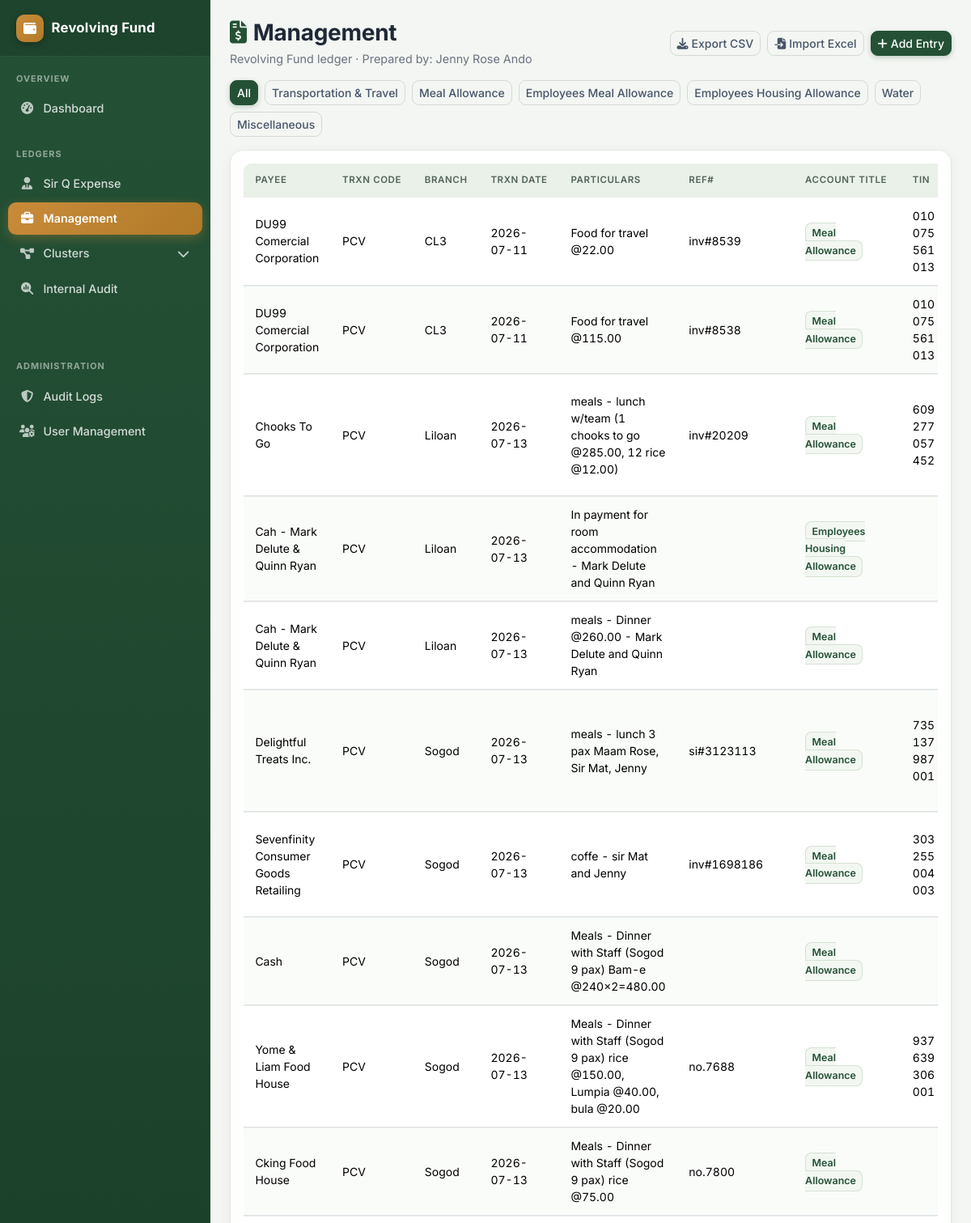
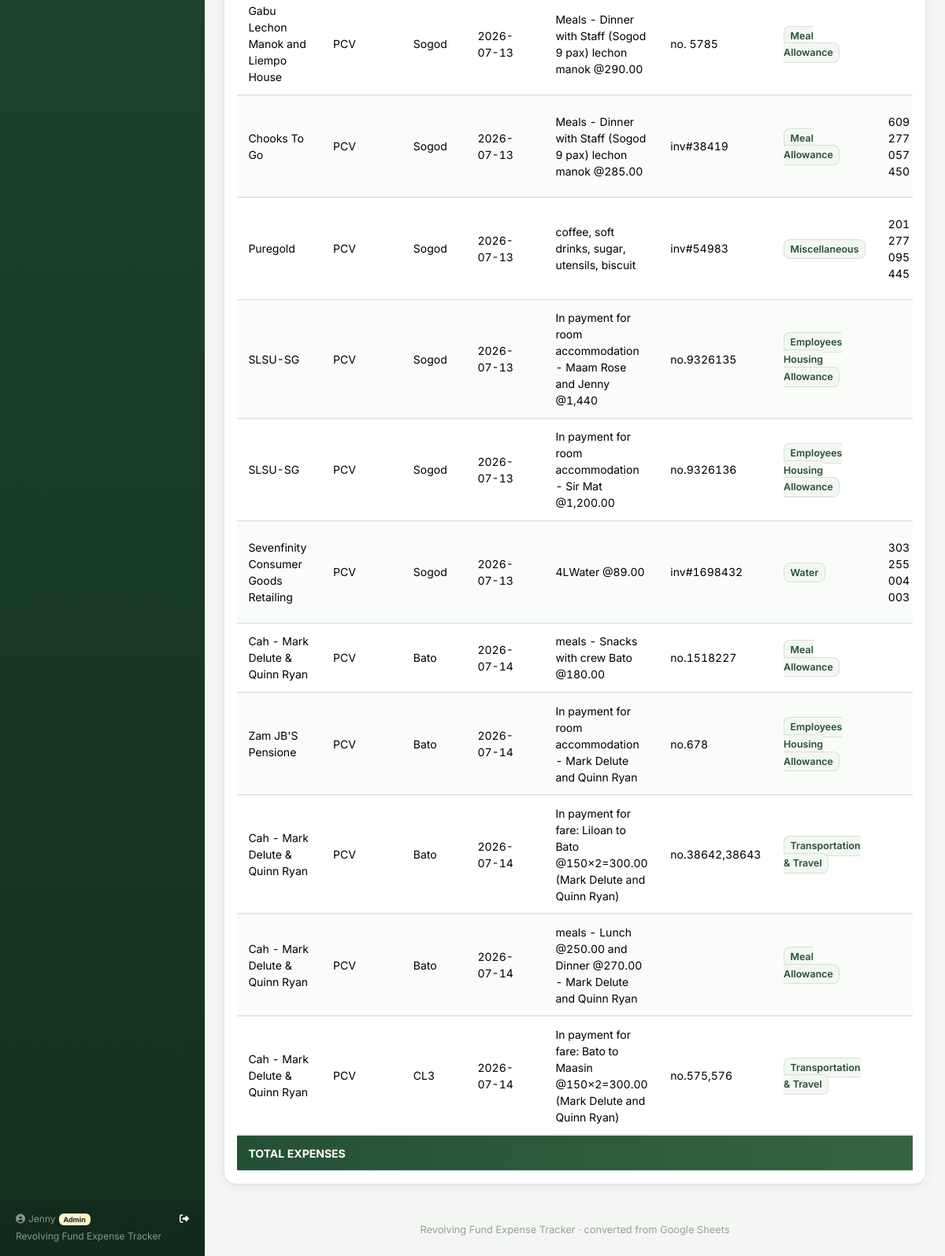
Page /unit/Management (signed in) on the earlier database version (2 pictures, top to bottom).
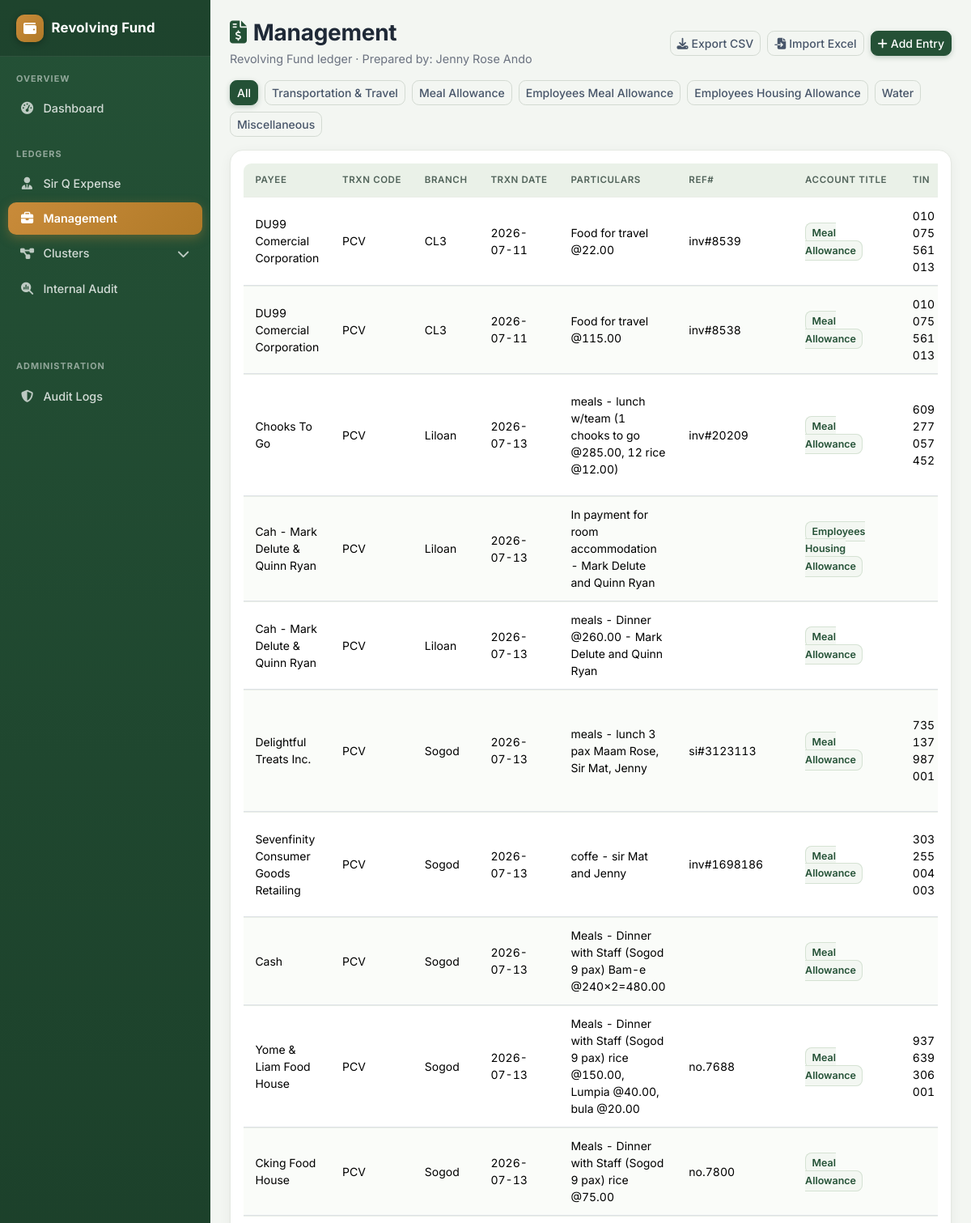
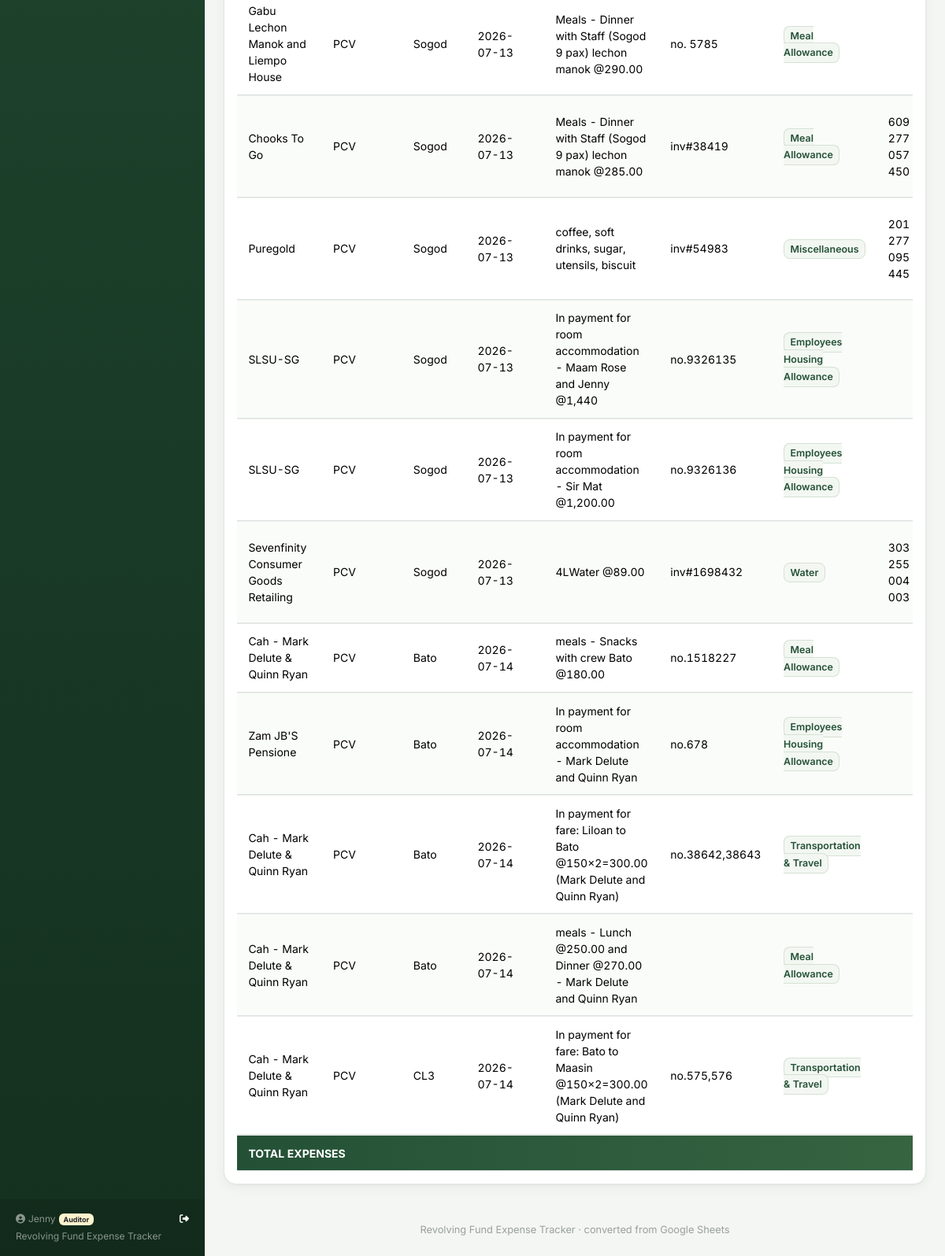
Same page on the later database version (2 pictures, top to bottom).
### revfund/models.py (models this page shows, shortened)
class User(db.Model, UserMixin):
    __tablename__ = 'users'
    id = db.Column(db.Integer, primary_key=True)
    username = db.Column(db.String(64), unique=True, nullable=False)
    password_hash = db.Column(db.String(255), nullable=False)
    role = db.Column(db.String(100), nullable=False, default='Admin')
    access_level = db.Column(db.String(20), nullable=False, default='Viewer', server_default='Viewer')
    created_at = db.Column(db.DateTime, default=func.now())
    last_activity_at = db.Column(db.DateTime(timezone=True), nullable=True, index=True)
    last_login_at = db.Column(db.DateTime(timezone=True), nullable=True)
    PRIVILEGED = {'Admin', 'Superadmin', 'Auditor'}
    @property
    def can_modify_data(self):
        return self.role in self.PRIVILEGED or self.access_level == 'Editor'
    @property
    def is_active(self):
        return not self.username.startswith('deactivated:')

class Expense(db.Model):
    __tablename__ = 'expenses'
    id = db.Column(db.Integer, primary_key=True)
    unit = db.Column(db.String(64), nullable=False, index=True)
    payee = db.Column(db.String(255))
    branch = db.Column(db.String(128))
    trxn_date = db.Column(db.Date, index=True)
    particulars = db.Column(db.Text)
    ref_no = db.Column(db.String(128))
    trxn_code = db.Column(db.String(128))
    account_title = db.Column(db.String(64), index=True)
    tin = db.Column(db.String(64))
    address = db.Column(db.String(255))
    amount = db.Column(db.Float, nullable=False, default=0)
    prepared_by = db.Column(db.String(128), default='Jenny Rose Ando')
    created_at = db.Column(db.DateTime, default=func.now())
    updated_at = db.Column(db.DateTime, default=func.now(), onupdate=func.now())

### revfund/views.py (the view)
@views.route('/unit/<unit_name>')
@login_required
def unit_ledger(unit_name):
    if unit_name not in UNITS:
        flash('Unknown unit', 'danger')
        return redirect(url_for('views.dashboard'))
    q = Expense.query.filter_by(unit=unit_name)
    account_filter = request.args.get('account_title')
    if account_filter:
        q = q.filter_by(account_title=account_filter)
    entries = q.order_by(Expense.trxn_date.asc().nullslast(), Expense.id.asc()).all()
    total = sum(e.amount for e in entries)
    last_import = session.get('last_import')
    return render_template('ledger.html', unit=unit_name, units=UNITS, entries=entries,
                            total=total, account_titles=ACCOUNT_TITLES,
                            account_filter=account_filter,
                            last_import=last_import if last_import and last_import.get('unit') == unit_name else None)

### templates/ledger.html (shortened to what this page needs)
{% extends 'base.html' %}
{% block content %}
<div class="d-flex flex-wrap justify-content-between align-items-center mb-3">
  <div>
    <h3 class="page-title mb-1"><i class="fa-solid fa-file-invoice-dollar me-2"></i>{{ unit }}</h3>
    <div class="page-sub">Revolving Fund ledger · Prepared by: Jenny Rose Ando</div>
  </div>
  <div class="d-flex gap-2">
    <a href="{{ url_for('views.export_csv', unit_name=unit) }}" download class="btn btn-outline-secondary btn-sm">
      <i class="fa-solid fa-download me-1"></i>Export CSV
    </a>
    {% if can_modify_data %}
    <button class="btn btn-outline-secondary btn-sm" data-bs-toggle="modal" data-bs-target="#importModal">
      <i class="fa-solid fa-file-import me-1"></i>Import Excel
    </button>
    <button class="btn btn-brand btn-sm" data-bs-toggle="modal" data-bs-target="#addModal">
      <i class="fa-solid fa-plus me-1"></i>Add Entry
    </button>
    {% endif %}
  </div>
</div>
<div class="d-flex flex-wrap gap-2 mb-3">
  <a href="{{ url_for('views.unit_ledger', unit_name=unit) }}" class="btn btn-sm {% if not account_filter %}btn-brand{% else %}btn-outline-secondary{% endif %}">All</a>
  {% for a in account_titles %}
    <a href="{{ url_for('views.unit_ledger', unit_name=unit, account_title=a) }}" class="btn btn-sm {% if account_filter==a %}btn-brand{% else %}btn-outline-secondary{% endif %}">{{ a }}</a>
  {% endfor %}
</div>
<div class="card p-3">
  <div class="table-responsive">
    <table class="table table-sm table-hover align-middle">
      <thead>
        <tr>
          <th>Payee</th>
          <th>Trxn Code</th>
          <th>Branch</th>
          <th>Trxn Date</th>
          <th>Particulars</th>
          <th>Ref#</th>
          <th>Account Title</th>
          <th>TIN</th>
        </tr>
      </thead>
      <tbody>
        {% for e in entries %}
        <tr>
          <td>{{ e.payee }}</td>
          <td>{{ e.trxn_code or '' }}</td>
          <td>{{ e.branch or '' }}</td>
          <td>{{ e.trxn_date.strftime('%Y-%m-%d') if e.trxn_date else '' }}</td>
          <td style="max-width:260px;white-space:normal;">{{ e.particulars or '' }}</td>
          <td>{{ e.ref_no or '' }}</td>
          <td><span class="account-badge">{{ e.account_title or '' }}</span></td>
          <td>{{ e.tin or '' }}</td>
        </tr>
        {% else %}
        <tr><td colspan="11" class="text-center text-muted py-4">No entries yet for this unit.</td></tr>
        {% endfor %}
      </tbody>
      <tfoot>
        <tr class="table-grand">
          <td colspan="9">TOTAL EXPENSES</td>
        </tr>
      </tfoot>
    </table>
  </div>
</div>
{% endblock %}

### templates/base.html (shortened to what this page needs)
<!doctype html>
<html lang="en">
<head>
<link href="https://cdnjs.cloudflare.com/ajax/libs/bootstrap/5.3.3/css/bootstrap.min.css" rel="stylesheet">
<link href="https://cdnjs.cloudflare.com/ajax/libs/font-awesome/6.5.1/css/all.min.css" rel="stylesheet">
</head>
<body>
{% set active_unit = request.view_args.get('unit_name') if request.view_args else None %}
{% set unit_icons = {
    'Sir Q Expense': 'fa-user-tie',
    'Management': 'fa-briefcase',
    'Cluster1': 'fa-diagram-project',
    'Cluster2': 'fa-cubes-stacked',
    'Cluster3': 'fa-layer-group',
    'Cluster4': 'fa-network-wired',
    'Cluster5': 'fa-object-group',
    'Cluster6': 'fa-th-large',
    'Internal Audit': 'fa-magnifying-glass-chart',
} %}
<aside class="sidebar" id="sideMenu">
  <div class="sidebar-brand">
    <div class="brand-badge"><i class="fa-solid fa-wallet"></i></div>
    <span>Revolving Fund</span>
  </div>
  <div class="nav-section">Overview</div>
  <ul class="nav flex-column mb-2">
    <li class="nav-item">
      <a class="nav-link {{ 'active' if request.endpoint=='views.dashboard' }}" href="{{ url_for('views.dashboard') }}">
        <i class="fa-solid fa-gauge-high"></i>Dashboard
      </a>
    </li>
  </ul>
  <div class="nav-section">Ledgers</div>
  <ul class="nav flex-column mb-5">
    {% for u in ['Sir Q Expense', 'Management'] %}
    <li class="nav-item">
      <a class="nav-link {{ 'active' if active_unit==u }}" href="{{ url_for('views.unit_ledger', unit_name=u) }}">
        <i class="fa-solid {{ unit_icons[u] }}"></i>{{ u }}
      </a>
    </li>
    {% endfor %}
    <li class="nav-item">
      <a class="nav-link cluster-toggle {{ 'active open' if active_unit and active_unit.startswith('Cluster') }}" href="javascript:void(0)">
        <i class="fa-solid fa-diagram-project"></i>Clusters
        <i class="fa-solid fa-chevron-down ms-auto cluster-chevron"></i>
      </a>
    </li>
    <li class="nav-item">
      <a class="nav-link {{ 'active' if active_unit=='Internal Audit' }}" href="{{ url_for('views.unit_ledger', unit_name='Internal Audit') }}">
        <i class="fa-solid fa-magnifying-glass-chart"></i>Internal Audit
      </a>
    </li>
  </ul>
  {% set can_view_admin = current_user.is_authenticated and current_user.role in ['Superadmin', 'General Manager', 'Admin', 'Auditor'] %}
  {% set can_manage_users = current_user.is_authenticated and current_user.role in ['Superadmin', 'Admin'] %}
  {% if can_view_admin %}
  <div class="nav-section">Administration</div>
  <ul class="nav flex-column mb-2">
    <li class="nav-item">
      <a class="nav-link {{ 'active' if request.endpoint=='views.audit_logs' }}" href="{{ url_for('views.audit_logs') }}">
        <i class="fa-solid fa-shield-halved"></i>Audit Logs
      </a>
    </li>
    {% if can_manage_users %}
    <li class="nav-item">
      <a class="nav-link {{ 'active' if request.endpoint and request.endpoint.startswith('user_admin.') }}" href="{{ url_for('user_admin.users') }}">
        <i class="fa-solid fa-users-gear"></i>User Management
      </a>
    </li>
    {% endif %}
  </ul>
  {% endif %}
  <div class="sidebar-footer">
    <div class="d-flex align-items-center justify-content-between">
      <span><i class="fa-solid fa-circle-user me-1"></i>{{ current_user.username if current_user.is_authenticated else 'Guest' }}<span class="ms-1 badge bg-warning-subtle text-dark">{{ current_user.role if current_user.is_authenticated else '' }}</span></span>
      <a href="{{ url_for('auth.logout') }}" class="text-white text-decoration-none" title="Logout">
        <i class="fa-solid fa-right-from-bracket"></i>
      </a>
    </div>
    <div class="mt-1">Revolving Fund Expense Tracker</div>
  </div>
</aside>
<div class="main-shell">
  <div class="p-3 p-md-4 pb-5 spa-content-enter">
    {% block content %}{% endblock %}
    <footer class="mt-5 text-center">Revolving Fund Expense Tracker &middot; converted from Google Sheets</footer>
  </div>
</div>
</body>
</html>

### templates/base.html (style rules this page uses)
:root { --brand: #245136; --brand-dark: #1a3d27; --brand-deep: #14301f; --brand-light: #e8f0e6; --accent: #c98b3a; --accent-dark: #b07a28; --ink: #1f2937; --muted: #6b7280; --surface: #ffffff; --line: #e5e9e3; --page-bg: #f3f6f2; }
body { background:var(--page-bg); color:var(--ink); font-family:'Inter',-apple-system,'Segoe UI',Roboto,sans-serif; -webkit-font-smoothing:antialiased; }
.btn { border-radius:.55rem; font-weight:500; }
.btn-brand { background-color: var(--brand); border-color: var(--brand); color:#fff; box-shadow:0 2px 6px rgba(36,81,54,.25); }
.btn-outline-secondary { color:#475569; border-color:#d3dad2; }
.card { border:1px solid var(--line); border-radius:16px; background:var(--surface); box-shadow:0 1px 2px rgba(16,24,40,.04), 0 4px 16px rgba(16,24,40,.05); }
.page-title { font-weight:700; letter-spacing:-.01em; color:var(--ink); }
.page-title i { color:var(--brand); }
.page-sub { color:var(--muted); font-size:.9rem; }
table.table { --bs-table-bg:transparent; border-collapse:separate; border-spacing:0; font-size:.875rem; margin-bottom:0; }
table.table thead th { font-size:.72rem; font-weight:600; text-transform:uppercase; letter-spacing:.05em; color:#51635a; background:#eaf1e8; border:none; padding:.75rem .9rem; white-space:nowrap; }
table.table thead th:first-child { border-radius:.6rem 0 0 0; }
table.table tbody td, table.table tfoot td { padding:.72rem .9rem; border-top:1px solid #e9eee7; vertical-align:middle; }
table.table tbody tr:nth-child(even) { background:#fafcf9; }
table.table td, table.table th { font-variant-numeric:tabular-nums; }
table.table tfoot { border-top:2px solid var(--brand); }
.table-grand { background:linear-gradient(90deg, var(--brand), #3d6b45) !important; color:#fff; font-weight:700; }
.table-grand td { color:#fff; border-top:1px solid rgba(255,255,255,.2); }
.account-badge { background:#f3f7f2; border:1px solid #d5e2d3; color:var(--brand); font-weight:600; border-radius:.5rem; padding:.35em .6em; font-size:.78rem; }
.sidebar { position:fixed; top:0; bottom:0; left:0; width:260px; z-index:1045; background:linear-gradient(180deg, var(--brand) 0%, var(--brand-deep) 100%); color:#fff; overflow-y:auto; transform:translateX(-100%); transition:transform .25s ease; }
.sidebar .sidebar-brand { display:flex; align-items:center; gap:.6rem; font-weight:700; font-size:1.05rem; padding:1.1rem 1.25rem; background:rgba(0,0,0,.16); border-bottom:1px solid rgba(255,255,255,.08); letter-spacing:.01em; }
.sidebar .brand-badge { width:34px; height:34px; border-radius:10px; background:linear-gradient(135deg, var(--accent), var(--accent-dark)); display:flex; align-items:center; justify-content:center; font-size:1rem; box-shadow:0 2px 8px rgba(0,0,0,.3); }
.sidebar .nav-section { font-size:.68rem; text-transform:uppercase; letter-spacing:.09em; color:rgba(255,255,255,.5); font-weight:700; padding:1.15rem 1.25rem .45rem; }
.sidebar .nav-link { color:rgba(255,255,255,.8); border-radius:10px; font-size:.9rem; font-weight:500; padding:.55rem .9rem; margin:2px .6rem; display:flex; align-items:center; gap:.65rem; }
.sidebar .nav-link i { width:1.25em; text-align:center; font-size:.95rem; color:rgba(255,255,255,.7); }
.sidebar .nav-link.active { color:#fff; font-weight:600; background:linear-gradient(135deg, var(--accent), var(--accent-dark)); box-shadow:0 4px 14px rgba(201,139,58,.35); }
.sidebar .nav-link.active i { color:#fff; }
.sidebar .cluster-toggle { cursor:pointer; }
.sidebar .cluster-chevron { margin-left:auto; transition:transform .2s ease; font-size:.7rem; }
.sidebar-footer { position:absolute; bottom:0; left:0; right:0; padding:1rem 1.25rem; font-size:.75rem; color:rgba(255,255,255,.5); background:rgba(0,0,0,.12); }
.main-shell { transition:margin-left .25s ease; }
@media (min-width: 992px) { .sidebar { transform:none; box-shadow:none; } }
@media (min-width: 992px) { .main-shell { margin-left:260px; } }
footer { color:#9aa19a; font-size:.8rem; }
.spa-content-enter { animation:spa-content-in .2s ease; }

Differences in the rows shown:
changed User "Jenny": username+role "Admin" → "Auditor"
Other differences:
text no longer shown: "User Management"
